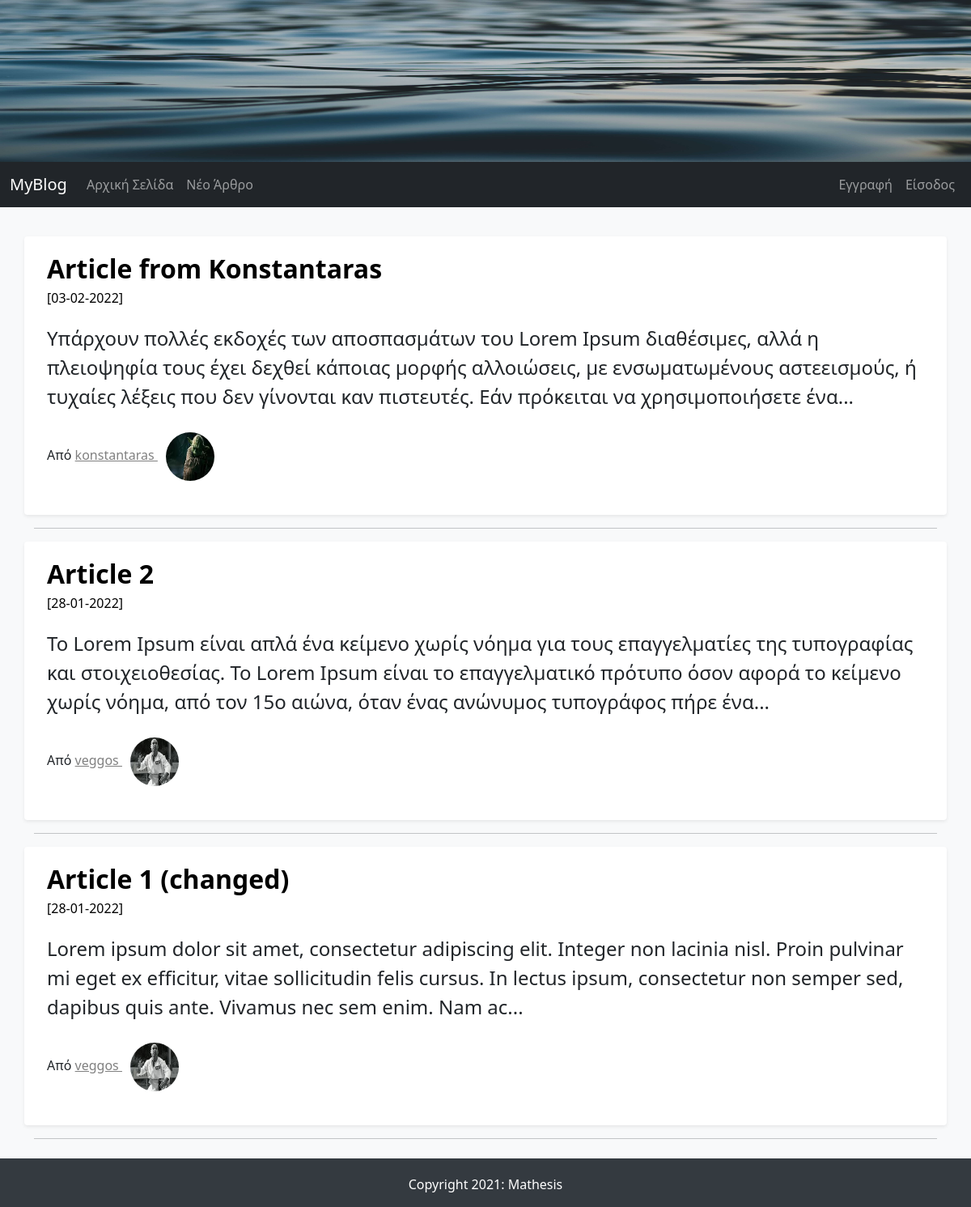
The page / on the database its author committed.
### FlaskBlogApp/models.py (models this page shows, shortened)
class Article(db.Model):
    id = db.Column(db.Integer, primary_key=True)
    article_title = db.Column(db.String(50), nullable=False)
    article_body = db.Column(db.Text(), nullable=False)
    article_image = db.Column(db.String(30), default='default_article_image.jpg', nullable=False)
    date_created = db.Column(db.DateTime, default=datetime.utcnow, nullable=False)
    user_id = db.Column(db.Integer, db.ForeignKey('user.id'), nullable=False) # user.id of the table not of the class

class User(db.Model, UserMixin): # UserMixin extends class to flask-login capabilities
    id = db.Column(db.Integer, primary_key=True)
    username = db.Column(db.String(15), unique=True, nullable=False)
    email = db.Column(db.String(150), unique=True, nullable=False)
    password = db.Column(db.String(36), nullable=False)
    profile_image = db.Column(db.String(30), default='default_profile_image.jpg')
    articles = db.relationship('Article', backref='author', lazy=True) # Article - relationship with the model not the table

### FlaskBlogApp/routes.py (the view)
@app.route ("/index/")
@app.route ("/")
def root():
    articles = Article.query.order_by(Article.date_created.desc())
    return render_template("index.html", articles=articles)

### FlaskBlogApp/templates/index.html (shortened to what this page needs)
{% extends "base.html" %}
{% block content %}
  {% if articles %}
      {% for article in articles %}
          <div class="row my-3 p-3 bg-body rounded shadow-sm">
            <div class="col col-md-12">
              <div class="main-article-title">
                <a class="article_title"
                href="{{ url_for('full_article', article_id=article.id) }}">{{ article.article_title | safe }}
                </a>
              </div>
              <small class="article_date">[{{ article.date_created.strftime('%d-%m-%Y') }}]</small>
              <p class="main-article-partial-text">
                {{ article.article_body | truncate(255) | safe }}
              </p>
              <p class="">Από
                <span>
                  <a class="author-name" href="{{ url_for('articles_by_author', author_id=article.author.id) }}"> {{ article.author.username }}
                    <img class="rounded-circle profile-image" alt="{{ article.author.username }}" src="{{ url_for('static', filename='images/profiles_images/'+article.author.profile_image) }}" data-holder-rendered="true" data-bs-toggle="tooltip" data-bs-placement="top" title="{{ article.author.username }}">
                  </a>
                </span>
              </p>
            </div>
          </div>
          <hr>
      {% endfor %}
  {% endif %}
{% endblock content %}

### FlaskBlogApp/templates/base.html (shortened to what this page needs)
<!DOCTYPE html>
<html lang="en">
<head>
    <link href="https://cdn.jsdelivr.net/npm/bootstrap@5.1.3/dist/css/bootstrap.min.css" rel="stylesheet">
    <link rel="stylesheet" type="text/css" href="{{ url_for('static', filename='css/styles.css') }}">
  </head>
<body>
    <img src="{{url_for('static', filename='images/jumbotron.jpg')}}" width="100%" height="200px" class="img-responsive">
    {% include "navbar.html" %}
    <main role="main" class="container">
        {% block content %}
        {% endblock content %}
    </main>
    {% include "footer.html" %}
</body>
</html>

### FlaskBlogApp/templates/navbar.html (shortened to what this page needs)
<nav class="navbar navbar-expand-lg navbar-dark bg-dark">
    <div class="container-fluid">
      <a class="navbar-brand" href="/">MyBlog</a>
      <div class="collapse navbar-collapse" id="navbarNav">
        <ul class="navbar-nav me-auto mb-2 mb-lg-0">
          <li class="nav-item">
            <a class="nav-link" aria-current="page" href="/">Αρχική Σελίδα</a>
          </li>
          <li class="nav-item">
            <a class="nav-link" href="/new_article/">Νέο Άρθρο</a>
          </li>
        </ul>
        <ul class="nav navbar-nav navbar-right">
          {% if current_user.is_authenticated %}
            <li class="nav-item dropdown">
              <a class="nav-link dropdown-toggle" href="#" id="navbarDropdown" role="button" data-bs-toggle="dropdown" aria-expanded="false">
                <img  class="rounded-circle navbar-profile_image" src="{{ url_for('static', filename='images/profiles_images/'+current_user.profile_image) }}" alt="{{ current_user.username }}"
                data-holder-rendered="true" data-bs-toggle="tooltip" data-bs-placement="top"
                title="{{ current_user.username }}">
              </a>
              <ul class="dropdown-menu" aria-labelledby="navbarDropdown">
                <li>
                  <a class="dropdown-item" href="/account/">{{ current_user.username }}</a>
                </li>
                <li>
                  <a class="dropdown-item" href="{{ url_for('logout') }}">Έξοδος</a>
                </li>
              </ul>
            </li>
          {% else %}
            <li class="nav-item">
              <a class="nav-link" href="/signup/">Εγγραφή</a>
            </li>
            <li class="nav-item">
              <a class="nav-link" href="/login/">Είσοδος</a>
            </li>
          {% endif %}
        </ul>
      </div>
    </div>
  </nav>

### FlaskBlogApp/templates/footer.html
<footer class="page-footer font-small stylish-color-dark pt-1 mt-4">
    <div class="footer-copyright py-3 text-center">
        Copyright 2021: Mathesis
    </div>
  </footer>

### FlaskBlogApp/static/css/styles.css (style rules this page uses)
body { background-color: #f8f9fa; }
.container { margin-top: 20px; }
.main-article-title { font-size: 2em; font-weight: bold; text-decoration: none; color: black; }
.article_date,.article_date:hover { font-size: 1em; color: black; }
.main-article-partial-text,.main-article-full-text { font-size: 1.5em; margin-top: 20px; }
.author-name:link { color: gray; }
.article_title:link, .article_title:hover, .article_title:visited { text-decoration: none; color: black; }
.main-article-category:hover,.main-article-title:hover,.author-name { text-decoration: underline; color: black; }
footer { color: #fff; background-color: #343a40; }
.row { margin-top: 20px; }
.profile-image { width: 60px; height: 60px; margin: 10px; }

### rows shown on the page
Article: article_title "Article from Konstantaras", date_created "03-02-2022", article_body "Υπάρχουν πολλές εκδοχές των αποσπασμάτων του Lorem Ipsum διαθέσιμες, αλλά η πλειοψηφία τους έχει δεχθεί κάποιας μορφής αλλοιώσεις, με ενσωματωμένους αστεεισμούς, ή τυχαίες λέξεις που δεν γίνονται καν πιστευτές. Εάν πρόκειται να χρησιμοποιήσετε ένα...", author.username "konstantaras", profile_image (picture)
Article: article_title "Article 2", date_created "28-01-2022", article_body "Το Lorem Ipsum είναι απλά ένα κείμενο χωρίς νόημα για τους επαγγελματίες της τυπογραφίας και στοιχειοθεσίας. Το Lorem Ipsum είναι το επαγγελματικό πρότυπο όσον αφορά το κείμενο χωρίς νόημα, από τον 15ο αιώνα, όταν ένας ανώνυμος τυπογράφος πήρε ένα...", author.username "veggos", profile_image (picture)
Article: article_title "Article 1 (changed)", date_created "28-01-2022", article_body "Lorem ipsum dolor sit amet, consectetur adipiscing elit. Integer non lacinia nisl. Proin pulvinar mi eget ex efficitur, vitae sollicitudin felis cursus. In lectus ipsum, consectetur non semper sed, dapibus quis ante. Vivamus nec sem enim. Nam ac...", author.username "veggos", profile_image (picture)
